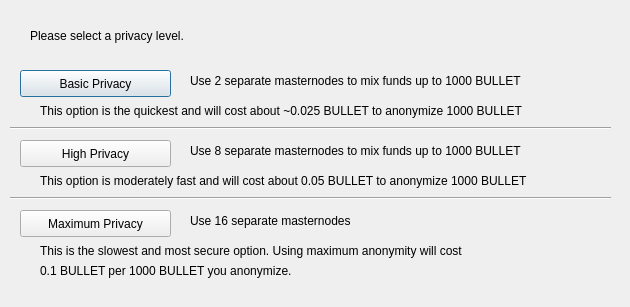
<?xml version="1.0" encoding="UTF-8"?>
<ui version="4.0">
 <class>DarksendConfig</class>
 <widget class="QDialog" name="DarksendConfig">
  <property name="geometry">
   <rect>
    <x>0</x>
    <y>0</y>
    <width>630</width>
    <height>307</height>
   </rect>
  </property>
  <property name="windowTitle">
   <string>Configure PrivateSend</string>
  </property>
  <widget class="QPushButton" name="buttonBasic">
   <property name="geometry">
    <rect>
     <x>20</x>
     <y>70</y>
     <width>151</width>
     <height>27</height>
    </rect>
   </property>
   <property name="text">
    <string>Basic Privacy</string>
   </property>
  </widget>
  <widget class="QPushButton" name="buttonHigh">
   <property name="geometry">
    <rect>
     <x>20</x>
     <y>140</y>
     <width>151</width>
     <height>27</height>
    </rect>
   </property>
   <property name="text">
    <string>High Privacy</string>
   </property>
  </widget>
  <widget class="QPushButton" name="buttonMax">
   <property name="geometry">
    <rect>
     <x>20</x>
     <y>210</y>
     <width>151</width>
     <height>27</height>
    </rect>
   </property>
   <property name="text">
    <string>Maximum Privacy</string>
   </property>
  </widget>
  <widget class="QLabel" name="label">
   <property name="geometry">
    <rect>
     <x>30</x>
     <y>20</y>
     <width>571</width>
     <height>31</height>
    </rect>
   </property>
   <property name="text">
    <string>Please select a privacy level.</string>
   </property>
  </widget>
  <widget class="QLabel" name="label_2">
   <property name="geometry">
    <rect>
     <x>190</x>
     <y>70</y>
     <width>421</width>
     <height>21</height>
    </rect>
   </property>
   <property name="text">
    <string>Use 2 separate masternodes to mix funds up to 1000 BULLET</string>
   </property>
  </widget>
  <widget class="QLabel" name="label_3">
   <property name="geometry">
    <rect>
     <x>190</x>
     <y>140</y>
     <width>411</width>
     <height>21</height>
    </rect>
   </property>
   <property name="text">
    <string>Use 8 separate masternodes to mix funds up to 1000 BULLET</string>
   </property>
  </widget>
  <widget class="QLabel" name="label_4">
   <property name="geometry">
    <rect>
     <x>190</x>
     <y>210</y>
     <width>421</width>
     <height>21</height>
    </rect>
   </property>
   <property name="text">
    <string>Use 16 separate masternodes</string>
   </property>
  </widget>
  <widget class="QLabel" name="label_6">
   <property name="geometry">
    <rect>
     <x>40</x>
     <y>100</y>
     <width>561</width>
     <height>21</height>
    </rect>
   </property>
   <property name="text">
    <string>This option is the quickest and will cost about ~0.025 BULLET to anonymize 1000 BULLET</string>
   </property>
  </widget>
  <widget class="QLabel" name="label_7">
   <property name="geometry">
    <rect>
     <x>40</x>
     <y>170</y>
     <width>561</width>
     <height>21</height>
    </rect>
   </property>
   <property name="text">
    <string>This option is moderately fast and will cost about 0.05 BULLET to anonymize 1000 BULLET</string>
   </property>
  </widget>
  <widget class="QLabel" name="label_8">
   <property name="geometry">
    <rect>
     <x>40</x>
     <y>240</y>
     <width>561</width>
     <height>21</height>
    </rect>
   </property>
   <property name="text">
    <string>This is the slowest and most secure option. Using maximum anonymity will cost</string>
   </property>
  </widget>
  <widget class="QLabel" name="label_9">
   <property name="geometry">
    <rect>
     <x>40</x>
     <y>260</y>
     <width>561</width>
     <height>21</height>
    </rect>
   </property>
   <property name="text">
    <string>0.1 BULLET per 1000 BULLET you anonymize.</string>
   </property>
  </widget>
  <widget class="Line" name="line">
   <property name="geometry">
    <rect>
     <x>10</x>
     <y>120</y>
     <width>601</width>
     <height>16</height>
    </rect>
   </property>
   <property name="orientation">
    <enum>Qt::Horizontal</enum>
   </property>
  </widget>
  <widget class="Line" name="line_2">
   <property name="geometry">
    <rect>
     <x>10</x>
     <y>190</y>
     <width>601</width>
     <height>16</height>
    </rect>
   </property>
   <property name="orientation">
    <enum>Qt::Horizontal</enum>
   </property>
  </widget>
 </widget>
 <resources/>
 <connections/>
</ui>
